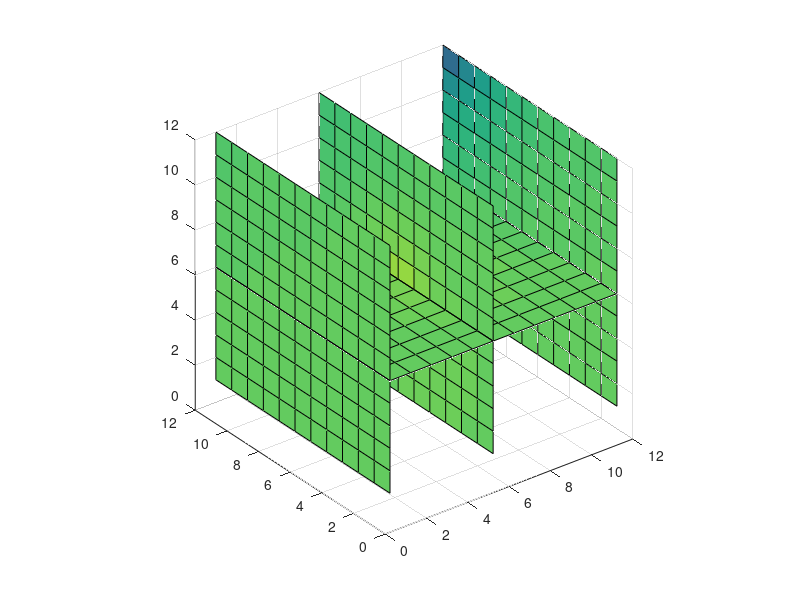

Recreate this plot in MATLAB. (Note: this script raises an error after producing the figure.)
clear all; close all;

SPYES=true;
%incidence matrix A of size edges*vertices

%consider image with R rows, C columns
R=12; %rows
C=12; %columns;
Z=12; %z-slices, layers
V=R*C*Z; % number of vertices

%it will have R*(C-1)+C*(R-1) edges in each layer
VerticesInLayer=R*C;

EdgesInLayer=R*(C-1)+C*(R-1);
E=Z*EdgesInLayer +(Z-1)*R*C; %number of edges in layers plus edges connecting layers

%ExV sized adjacency matrix
% note that we consider no flux boundary conditions here!!!

A=sparse(E,V);

%start filling A with horizontal edges
count=1;
for k=1:Z
for i=1:R
for j=1:C-1
    A(count, (i-1)*C+j  + (k-1)*VerticesInLayer)=1; % right edges
    A(count, (i-1)*C+j+1 + (k-1)*VerticesInLayer)=-1; % left edges
    count=count+1;
end
end
    
for j=1:C
    for i=1:R-1
    A(count, (i-1)*C+j + (k-1)*VerticesInLayer )=1; % down edges
    A(count, i*C+j  + (k-1)*VerticesInLayer)=-1; % up edges
    count=count+1;
end
end

end



for k=1:Z-1
    
    for i=1:R
for j=1:C
    A(count, (i-1)*C+j  + (k-1)*VerticesInLayer)=1; % to layer above edges
    A(count, (i-1)*C+j + k*VerticesInLayer)=-1; % to layer down edges
    count=count+1;
end
end

end
 

if SPYES
    w= ones(1,E); % all equal weights
W = spdiags(w', 0, E, E);     
%graph Laplacian   

L=sparse(V-4,V-4);
else
%weight (similarity) matrix with equal weights of each edge        
w= ones(E,1); % all equal weights

% w( floor((C-1)/2)+(C-1)*[0:R-1])=0.1; % block horizontal diffusion across the vertical midline

W = diag(w);
   
% 
end

L=A'*W*A;


%we are looking for the solution phi which solves Lap*phi = 0,
%employing the boundary conditions phi(1)=1, phi(V)=0;
%yields a reduced linear system L*phi_inside = b which applies to 
%values of nodes  [2:V-1] inside the domain

%set left and right boundary values
phi_source=1; %% top left corner of image

phi_sink=0; %% bottom right corner of image

%L will become our reduced Laplacian


Centre= round(C*(R/2)+(C/2) + (Z/2-1)*R*C);
Source =[Centre,Centre+1]; %centre pixel and neighbour
Sink=[V,V-1]; %bottom right vertex and left neighbour

seeds=[Source,Sink];

Index_inside=[1:V];
Index_inside(seeds)=[];;

%remove rows with seeds from Laplacian
L(seeds,:)=[];

%incorporate boundary conditions into b


%L*phi_inside = b
b = zeros(V-length(seeds),1)  - sum(L(:,Source),2)*phi_source - sum(L(:,Sink),2)*phi_sink;
L(:,[seeds])=[];



if true
% solve linear system L*phi_inside=b;
phi_inside=L\b;

%append boundary values to obtain full result vector
phi = zeros(1,V);
phi(Index_inside) = phi_inside;
phi(Source) = phi_source;
phi(Sink) = phi_sink;


stack = reshape(phi,[C,R,Z]);
        
[X,Y,Z] = meshgrid([1:R],[1:C],[1:Z]);

xslice = [1,6,12];   
yslice = [];
zslice = 6;
slice(X,Y,Z,stack,xslice,yslice,zslice)

daspect([1 1 1])

end


if SPYES
% pw=java.io.PrintWriter(java.io.FileWriter('../data/L_3D.txt'));
% line=num2str(0:size(L,2)-1);
% %disp(line);
% %pw.println(line);
% for index=1:length(L)
%     %disp(index);
%     line=num2str(full(L(index,:)));
%     pw.println(line);
% end
% pw.flush();
% pw.close();

[i,j,val] = find(L);
data_dump = [j,i,val];
fid = fopen('../data/L_3D.txt','wt');
fprintf( fid,'%d %d %f\n', transpose(data_dump) );
fclose(fid);


% fid = fopen('../data/L_3D.txt','wt');
% for i = 1:size(L,1)
%     line=full(L(i, :));
%     if(mod(i,5)==0)
%         i
%     end
%     for j= 1:size(L,2)
%     fprintf(fid,'%g\t',line(j));
%     
%     end
%     fprintf(fid,'\n');
% end
% fclose(fid)
else
fid = fopen('../data/L_3D.txt','wt');
for i = 1:size(L,1)
    fprintf(fid,'%g\t',L(i,:));
    fprintf(fid,'\n');
end
fclose(fid)

end


if SPYES==false
fid = fopen('../data/X_3D.txt','wt');
for i = 1:size(phi,1)
    fprintf(fid,'%g\t',phi(i,:));
    fprintf(fid,'\n');
end
fclose(fid)
end

fid = fopen('../data/B_3D.txt','wt');
b(b==-0)=0;
for i = 1:size(b,1)
    
    fprintf(fid,'%g\t',b(i,:));
    fprintf(fid,'\n');
end
fclose(fid)

fid = fopen('../data/Seeds_3D.txt','wt');
for i = 1:size(Source,2)
     fprintf(fid,'%g\t%g',Source(i), phi_source);
    fprintf(fid,'\n');
end

for i = 1:size(Sink,2)
     fprintf(fid,'%g\t%g',Sink(i), phi_sink);
    fprintf(fid,'\n');
end
fclose(fid)



        
